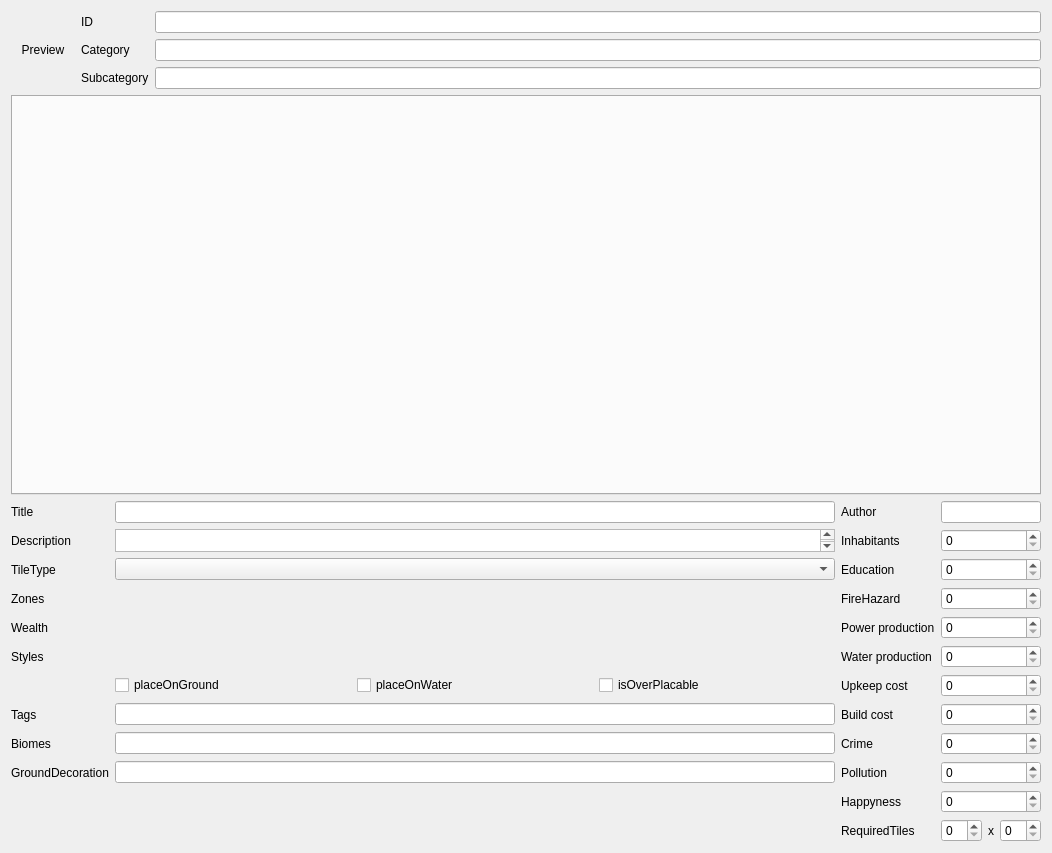
<?xml version="1.0" encoding="UTF-8"?>
<ui version="4.0">
 <author>Martin Koller</author>
 <class>TileDataUi</class>
 <widget class="QWidget" name="TileDataUi">
  <property name="geometry">
   <rect>
    <x>0</x>
    <y>0</y>
    <width>1033</width>
    <height>850</height>
   </rect>
  </property>
  <property name="windowTitle">
   <string>Form</string>
  </property>
  <layout class="QVBoxLayout" name="verticalLayout">
   <item>
    <layout class="QGridLayout" name="gridLayout">
     <item row="0" column="2">
      <layout class="QFormLayout" name="formLayout_10">
       <item row="0" column="0">
        <widget class="QLabel" name="label_37">
         <property name="text">
          <string>ID</string>
         </property>
        </widget>
       </item>
       <item row="0" column="1">
        <widget class="QLineEdit" name="id">
         <property name="toolTip">
          <string>The ID of this item. Must be unique and can be referenced in the code.</string>
         </property>
        </widget>
       </item>
       <item row="1" column="0">
        <widget class="QLabel" name="label_38">
         <property name="text">
          <string>Category</string>
         </property>
        </widget>
       </item>
       <item row="1" column="1">
        <widget class="QLineEdit" name="category">
         <property name="toolTip">
          <string>The  category this item resides in. Categories are used for the building menu in-game and for sorting the items in the editors tree view</string>
         </property>
         <property name="text">
          <string/>
         </property>
        </widget>
       </item>
       <item row="2" column="0">
        <widget class="QLabel" name="label_39">
         <property name="text">
          <string>Subcategory</string>
         </property>
        </widget>
       </item>
       <item row="2" column="1">
        <widget class="QLineEdit" name="subCategory"/>
       </item>
      </layout>
     </item>
     <item row="0" column="1">
      <widget class="QLabel" name="tilePreview">
       <property name="minimumSize">
        <size>
         <width>64</width>
         <height>64</height>
        </size>
       </property>
       <property name="maximumSize">
        <size>
         <width>64</width>
         <height>64</height>
        </size>
       </property>
       <property name="text">
        <string>Preview</string>
       </property>
       <property name="alignment">
        <set>Qt::AlignCenter</set>
       </property>
      </widget>
     </item>
    </layout>
   </item>
   <item>
    <widget class="QTabWidget" name="tabWidget">
     <property name="minimumSize">
      <size>
       <width>0</width>
       <height>400</height>
      </size>
     </property>
     <property name="toolTip">
      <string>The effect on happyness around this building.	</string>
     </property>
     <property name="currentIndex">
      <number>-1</number>
     </property>
    </widget>
   </item>
   <item>
    <layout class="QGridLayout" name="TilePropertiesGridLayout">
     <item row="9" column="4">
      <widget class="QLabel" name="label_7">
       <property name="toolTip">
        <string>Water production of this item. Negative values means power consumption.</string>
       </property>
       <property name="text">
        <string>Water production</string>
       </property>
      </widget>
     </item>
     <item row="4" column="0">
      <widget class="QLabel" name="label_18">
       <property name="toolTip">
        <string>Restrict this building to a zone type</string>
       </property>
       <property name="text">
        <string>Zones</string>
       </property>
      </widget>
     </item>
     <item row="13" column="4">
      <widget class="QLabel" name="label_23">
       <property name="toolTip">
        <string>Pollution rate this building produces or prevents (police station)</string>
       </property>
       <property name="text">
        <string>Pollution</string>
       </property>
      </widget>
     </item>
     <item row="3" column="2">
      <widget class="QComboBox" name="TileTypeComboBox">
       <property name="toolTip">
        <string>&lt;html&gt;&lt;head/&gt;&lt;body&gt;&lt;p&gt;The tiletype determines the tiles behaviour.&lt;/p&gt;&lt;p&gt;&lt;span style=&quot; font-family:'SFMono-Regular','Consolas','Liberation Mono','Menlo','monospace'; font-weight:600; color:#24292e;&quot;&gt;DEFAULT&lt;/span&gt;&lt;span style=&quot; font-family:'SFMono-Regular','Consolas','Liberation Mono','Menlo','monospace'; color:#000000;&quot;&gt; - Default is for buildings and practically everything that'll be placed on the TERRAIN layer&lt;/span&gt;&lt;/p&gt;&lt;p&gt;&lt;span style=&quot; font-family:'SFMono-Regular','Consolas','Liberation Mono','Menlo','monospace'; font-weight:600; color:#24292e;&quot;&gt;TERRAIN&lt;/span&gt;&lt;span style=&quot; font-family:'SFMono-Regular','Consolas','Liberation Mono','Menlo','monospace'; color:#000000;&quot;&gt; - Terrain itself&lt;/span&gt;&lt;/p&gt;&lt;p&gt;&lt;span style=&quot; font-family:'SFMono-Regular','Consolas','Liberation Mono','Menlo','monospace'; font-weight:600; color:#24292e;&quot;&gt;WATER&lt;/span&gt;&lt;span style=&quot; font-family:'SFMono-Regular','Consolas','Liberation Mono','Menlo','monospace'; color:#000000;&quot;&gt; - Water terrain&lt;/span&gt;&lt;/p&gt;&lt;p&gt;&lt;span style=&quot; font-family:'SFMono-Regular','Consolas','Liberation Mono','Menlo','monospace'; font-weight:600; color:#24292e;&quot;&gt;BLUEPRIN&lt;/span&gt;&lt;span style=&quot; font-family:'SFMono-Regular','Consolas','Liberation Mono','Menlo','monospace'; font-weight:600; color:#000000;&quot;&gt;T&lt;/span&gt;&lt;span style=&quot; font-family:'SFMono-Regular','Consolas','Liberation Mono','Menlo','monospace'; color:#000000;&quot;&gt; - Same as terrain, but gets placed on the BLUEPRINT layer&lt;/span&gt;&lt;/p&gt;&lt;p&gt;&lt;span style=&quot; font-family:'SFMono-Regular','Consolas','Liberation Mono','Menlo','monospace'; font-weight:600; color:#24292e;&quot;&gt;AUTOTILE&lt;/span&gt;&lt;span style=&quot; font-family:'SFMono-Regular','Consolas','Liberation Mono','Menlo','monospace'; color:#24292e;&quot;/&gt;&lt;span style=&quot; font-family:'SFMono-Regular','Consolas','Liberation Mono','Menlo','monospace'; color:#000000;&quot;&gt;- Autotiling to itself, like roads, power lines, etc&lt;/span&gt;&lt;/p&gt;&lt;p&gt;&lt;span style=&quot; font-family:'SFMono-Regular','Consolas','Liberation Mono','Menlo','monospace'; font-weight:600; color:#24292e;&quot;&gt;ZONE&lt;/span&gt;&lt;span style=&quot; font-family:'SFMono-Regular','Consolas','Liberation Mono','Menlo','monospace'; color:#000000;&quot;&gt; - Zones (rectangular placement)&lt;/span&gt;&lt;/p&gt;&lt;p&gt;&lt;span style=&quot; font-family:'SFMono-Regular','Consolas','Liberation Mono','Menlo','monospace'; font-weight:600; color:#24292e;&quot;&gt;GROUNDDECORATION&lt;/span&gt;&lt;span style=&quot; font-family:'SFMono-Regular','Consolas','Liberation Mono','Menlo','monospace'; color:#000000;&quot;&gt; - Draw this Tile on GROUNDDECORATION layer. Buildings can be placed over it&lt;/span&gt;&lt;/p&gt;&lt;p&gt;&lt;span style=&quot; font-family:'SFMono-Regular','Consolas','Liberation Mono','Menlo','monospace'; font-weight:600; color:#24292e;&quot;&gt;UNDERGROUND&lt;/span&gt;&lt;span style=&quot; font-family:'SFMono-Regular','Consolas','Liberation Mono','Menlo','monospace'; color:#24292e;&quot;/&gt;&lt;span style=&quot; font-family:'SFMono-Regular','Consolas','Liberation Mono','Menlo','monospace'; color:#000000;&quot;&gt;- same as AUTOTILE, but for the BLUEPRINT layer&lt;/span&gt;&lt;/p&gt;&lt;/body&gt;&lt;/html&gt;</string>
       </property>
      </widget>
     </item>
     <item row="3" column="0">
      <widget class="QLabel" name="label_25">
       <property name="toolTip">
        <string>&lt;html&gt;&lt;head/&gt;&lt;body&gt;&lt;p&gt;The tiletype determines the tiles behaviour.&lt;/p&gt;&lt;p&gt;&lt;span style=&quot; font-family:'SFMono-Regular','Consolas','Liberation Mono','Menlo','monospace'; font-weight:600; color:#24292e;&quot;&gt;DEFAULT&lt;/span&gt;&lt;span style=&quot; font-family:'SFMono-Regular','Consolas','Liberation Mono','Menlo','monospace'; color:#000000;&quot;&gt; - Default is for buildings and practically everything that'll be placed on the TERRAIN layer&lt;/span&gt;&lt;/p&gt;&lt;pre style=&quot; margin-top:0px; margin-bottom:0px; margin-left:0px; margin-right:0px; -qt-block-indent:0; text-indent:0px; line-height:145%;&quot;&gt;&lt;span style=&quot; font-family:'SFMono-Regular','Consolas','Liberation Mono','Menlo','monospace'; font-weight:600; color:#24292e;&quot;&gt;TERRAIN&lt;/span&gt;&lt;span style=&quot; font-family:'SFMono-Regular','Consolas','Liberation Mono','Menlo','monospace'; color:#000000;&quot;&gt; - Terrain itself&lt;/span&gt;&lt;/pre&gt;&lt;pre style=&quot; margin-top:0px; margin-bottom:0px; margin-left:0px; margin-right:0px; -qt-block-indent:0; text-indent:0px; line-height:145%;&quot;&gt;&lt;span style=&quot; font-family:'SFMono-Regular','Consolas','Liberation Mono','Menlo','monospace'; font-weight:600; color:#24292e;&quot;&gt;WATER&lt;/span&gt;&lt;span style=&quot; font-family:'SFMono-Regular','Consolas','Liberation Mono','Menlo','monospace'; color:#000000;&quot;&gt; - Water terrain&lt;/span&gt;&lt;/pre&gt;&lt;pre style=&quot; margin-top:0px; margin-bottom:0px; margin-left:0px; margin-right:0px; -qt-block-indent:0; text-indent:0px; line-height:145%;&quot;&gt;&lt;span style=&quot; font-family:'SFMono-Regular','Consolas','Liberation Mono','Menlo','monospace'; font-weight:600; color:#24292e;&quot;&gt;BLUEPRIN&lt;/span&gt;&lt;span style=&quot; font-family:'SFMono-Regular','Consolas','Liberation Mono','Menlo','monospace'; font-weight:600; color:#000000;&quot;&gt;T&lt;/span&gt;&lt;span style=&quot; font-family:'SFMono-Regular','Consolas','Liberation Mono','Menlo','monospace'; color:#000000;&quot;&gt; - Same as terrain, but gets placed on the BLUEPRINT layer&lt;/span&gt;&lt;/pre&gt;&lt;pre style=&quot; margin-top:0px; margin-bottom:0px; margin-left:0px; margin-right:0px; -qt-block-indent:0; text-indent:0px; line-height:145%;&quot;&gt;&lt;span style=&quot; font-family:'SFMono-Regular','Consolas','Liberation Mono','Menlo','monospace'; font-weight:600; color:#24292e;&quot;&gt;AUTOTILE&lt;/span&gt;&lt;span style=&quot; font-family:'SFMono-Regular','Consolas','Liberation Mono','Menlo','monospace'; color:#24292e;&quot;/&gt;&lt;span style=&quot; font-family:'SFMono-Regular','Consolas','Liberation Mono','Menlo','monospace'; color:#000000;&quot;&gt;- Autotiling to itself, like roads, power lines, etc&lt;/span&gt;&lt;/pre&gt;&lt;pre style=&quot; margin-top:0px; margin-bottom:0px; margin-left:0px; margin-right:0px; -qt-block-indent:0; text-indent:0px; line-height:145%;&quot;&gt;&lt;span style=&quot; font-family:'SFMono-Regular','Consolas','Liberation Mono','Menlo','monospace'; font-weight:600; color:#24292e;&quot;&gt;ZONE&lt;/span&gt;&lt;span style=&quot; font-family:'SFMono-Regular','Consolas','Liberation Mono','Menlo','monospace'; color:#000000;&quot;&gt; - Zones (rectangular placement)&lt;/span&gt;&lt;/pre&gt;&lt;pre style=&quot; margin-top:0px; margin-bottom:0px; margin-left:0px; margin-right:0px; -qt-block-indent:0; text-indent:0px; line-height:145%;&quot;&gt;&lt;span style=&quot; font-family:'SFMono-Regular','Consolas','Liberation Mono','Menlo','monospace'; font-weight:600; color:#24292e;&quot;&gt;GROUNDDECORATION&lt;/span&gt;&lt;span style=&quot; font-family:'SFMono-Regular','Consolas','Liberation Mono','Menlo','monospace'; color:#000000;&quot;&gt; - Draw this Tile on GROUNDDECORATION layer. Buildings can be placed over it&lt;/span&gt;&lt;/pre&gt;&lt;pre style=&quot; margin-top:0px; margin-bottom:0px; margin-left:0px; margin-right:0px; -qt-block-indent:0; text-indent:0px; line-height:145%;&quot;&gt;&lt;span style=&quot; font-family:'SFMono-Regular','Consolas','Liberation Mono','Menlo','monospace'; font-weight:600; color:#24292e;&quot;&gt;UNDERGROUND&lt;/span&gt;&lt;span style=&quot; font-family:'SFMono-Regular','Consolas','Liberation Mono','Menlo','monospace'; color:#24292e;&quot;/&gt;&lt;span style=&quot; font-family:'SFMono-Regular','Consolas','Liberation Mono','Menlo','monospace'; color:#000000;&quot;&gt;- same as AUTOTILE, but for the BLUEPRINT layer&lt;/span&gt;&lt;/pre&gt;&lt;/body&gt;&lt;/html&gt;</string>
       </property>
       <property name="text">
        <string>TileType</string>
       </property>
      </widget>
     </item>
     <item row="14" column="4">
      <widget class="QLabel" name="label_17">
       <property name="toolTip">
        <string>The effect on happyness around this building.	</string>
       </property>
       <property name="text">
        <string>Happyness</string>
       </property>
      </widget>
     </item>
     <item row="13" column="5">
      <widget class="QSpinBox" name="pollutionLevel">
       <property name="toolTip">
        <string>Pollution rate this building produces or prevents (police station)</string>
       </property>
      </widget>
     </item>
     <item row="2" column="0">
      <widget class="QLabel" name="label_4">
       <property name="text">
        <string>Description</string>
       </property>
      </widget>
     </item>
     <item row="11" column="4">
      <widget class="QLabel" name="label_9">
       <property name="text">
        <string>Build cost</string>
       </property>
      </widget>
     </item>
     <item row="12" column="4">
      <widget class="QLabel" name="label_22">
       <property name="toolTip">
        <string>Crime rate this building produces or prevents (police station)</string>
       </property>
       <property name="text">
        <string>Crime</string>
       </property>
      </widget>
     </item>
     <item row="10" column="4">
      <widget class="QLabel" name="label_8">
       <property name="text">
        <string>Upkeep cost</string>
       </property>
      </widget>
     </item>
     <item row="10" column="5">
      <widget class="QSpinBox" name="upkeepCost">
       <property name="toolTip">
        <string>Monthly upkeep cost</string>
       </property>
      </widget>
     </item>
     <item row="11" column="5">
      <widget class="QSpinBox" name="buildCost">
       <property name="toolTip">
        <string>Buildcost</string>
       </property>
      </widget>
     </item>
     <item row="5" column="0">
      <widget class="QLabel" name="label_20">
       <property name="toolTip">
        <string>Restrict this building to a certain wealth level. </string>
       </property>
       <property name="text">
        <string>Wealth</string>
       </property>
      </widget>
     </item>
     <item row="2" column="4">
      <widget class="QLabel" name="label_14">
       <property name="toolTip">
        <string>How many residents / workers this building can hold. Also how much jobs it provides</string>
       </property>
       <property name="text">
        <string>Inhabitants</string>
       </property>
      </widget>
     </item>
     <item row="1" column="4">
      <widget class="QLabel" name="label_5">
       <property name="toolTip">
        <string>Author of this item</string>
       </property>
       <property name="text">
        <string>Author</string>
       </property>
      </widget>
     </item>
     <item row="2" column="2">
      <widget class="QPlainTextEdit" name="description">
       <property name="minimumSize">
        <size>
         <width>0</width>
         <height>10</height>
        </size>
       </property>
       <property name="toolTip">
        <string>Description of the item that is shown in it's details</string>
       </property>
      </widget>
     </item>
     <item row="9" column="5">
      <widget class="QSpinBox" name="waterProduction">
       <property name="toolTip">
        <string>Water production of this item. Negative values means power consumption.</string>
       </property>
      </widget>
     </item>
     <item row="5" column="5">
      <widget class="QSpinBox" name="powerProduction">
       <property name="toolTip">
        <string>Power production of this item. Negative values means power consumption.</string>
       </property>
      </widget>
     </item>
     <item row="1" column="0">
      <widget class="QLabel" name="label_3">
       <property name="text">
        <string>Title</string>
       </property>
      </widget>
     </item>
     <item row="1" column="5">
      <widget class="QLineEdit" name="author">
       <property name="toolTip">
        <string>Author of this item</string>
       </property>
      </widget>
     </item>
     <item row="4" column="2">
      <layout class="QHBoxLayout" name="zoneButtonsHorizontalLayout"/>
     </item>
     <item row="12" column="5">
      <widget class="QSpinBox" name="crimeLevel">
       <property name="toolTip">
        <string>Crime rate this building produces or prevents (police station)</string>
       </property>
      </widget>
     </item>
     <item row="14" column="5">
      <widget class="QSpinBox" name="happyness">
       <property name="toolTip">
        <string>The effect on happyness around this building.	</string>
       </property>
      </widget>
     </item>
     <item row="15" column="5">
      <layout class="QHBoxLayout" name="horizontalLayout_3">
       <item>
        <widget class="QSpinBox" name="requiredTilesWidth">
         <property name="sizePolicy">
          <sizepolicy hsizetype="Expanding" vsizetype="Fixed">
           <horstretch>0</horstretch>
           <verstretch>0</verstretch>
          </sizepolicy>
         </property>
         <property name="toolTip">
          <string>Power production of this item. Negative values means power consumption.</string>
         </property>
        </widget>
       </item>
       <item>
        <spacer name="horizontalSpacer">
         <property name="orientation">
          <enum>Qt::Horizontal</enum>
         </property>
         <property name="sizeHint" stdset="0">
          <size>
           <width>10</width>
           <height>20</height>
          </size>
         </property>
        </spacer>
       </item>
       <item>
        <widget class="QLabel" name="label_12">
         <property name="text">
          <string>x</string>
         </property>
        </widget>
       </item>
       <item>
        <spacer name="horizontalSpacer_2">
         <property name="orientation">
          <enum>Qt::Horizontal</enum>
         </property>
         <property name="sizeHint" stdset="0">
          <size>
           <width>10</width>
           <height>20</height>
          </size>
         </property>
        </spacer>
       </item>
       <item>
        <widget class="QSpinBox" name="requiredTilesHeight">
         <property name="sizePolicy">
          <sizepolicy hsizetype="Expanding" vsizetype="Fixed">
           <horstretch>0</horstretch>
           <verstretch>0</verstretch>
          </sizepolicy>
         </property>
         <property name="toolTip">
          <string>The height of building (how many tiles it'll occupy)</string>
         </property>
        </widget>
       </item>
      </layout>
     </item>
     <item row="4" column="5">
      <widget class="QSpinBox" name="fireHazardLevel">
       <property name="toolTip">
        <string>Fire hazard rate this building produces or prevents (police station)</string>
       </property>
      </widget>
     </item>
     <item row="3" column="5">
      <widget class="QSpinBox" name="educationLevel">
       <property name="toolTip">
        <string>How much education this building provides (educational building) / requires (job)</string>
       </property>
      </widget>
     </item>
     <item row="2" column="5">
      <widget class="QSpinBox" name="inhabitants">
       <property name="toolTip">
        <string>How many residents / workers this building can hold. Also how much jobs it provides</string>
       </property>
      </widget>
     </item>
     <item row="5" column="4">
      <widget class="QLabel" name="label_6">
       <property name="toolTip">
        <string>Power production of this item. Negative values means power consumption.</string>
       </property>
       <property name="text">
        <string>Power production</string>
       </property>
      </widget>
     </item>
     <item row="3" column="4">
      <widget class="QLabel" name="label_21">
       <property name="toolTip">
        <string>How much education this building provides (educational building) / requires (job)</string>
       </property>
       <property name="text">
        <string>Education</string>
       </property>
      </widget>
     </item>
     <item row="15" column="4">
      <widget class="QLabel" name="label_11">
       <property name="toolTip">
        <string>How many tiles this building uses.</string>
       </property>
       <property name="text">
        <string>RequiredTiles</string>
       </property>
      </widget>
     </item>
     <item row="1" column="2">
      <widget class="QLineEdit" name="title">
       <property name="sizePolicy">
        <sizepolicy hsizetype="Maximum" vsizetype="Fixed">
         <horstretch>70</horstretch>
         <verstretch>0</verstretch>
        </sizepolicy>
       </property>
       <property name="minimumSize">
        <size>
         <width>720</width>
         <height>0</height>
        </size>
       </property>
       <property name="toolTip">
        <string>The items title. It's shown ingame and in the editors tree-view</string>
       </property>
      </widget>
     </item>
     <item row="4" column="4">
      <widget class="QLabel" name="label_24">
       <property name="toolTip">
        <string>Fire hazard rate this building produces or prevents (police station)</string>
       </property>
       <property name="text">
        <string>FireHazard</string>
       </property>
      </widget>
     </item>
     <item row="5" column="2">
      <layout class="QHBoxLayout" name="wealthButtonsHorizontalLayout"/>
     </item>
     <item row="10" column="2">
      <layout class="QHBoxLayout" name="horizontalLayout_2">
       <item>
        <widget class="QCheckBox" name="placeOnGround">
         <property name="toolTip">
          <string>Whether or not this building be placed on ground.	</string>
         </property>
         <property name="text">
          <string>placeOnGround</string>
         </property>
        </widget>
       </item>
       <item>
        <widget class="QCheckBox" name="placeOnWater">
         <property name="toolTip">
          <string>Whether or not this building be placed on water.	</string>
         </property>
         <property name="text">
          <string>placeOnWater</string>
         </property>
        </widget>
       </item>
       <item>
        <widget class="QCheckBox" name="isOverPlacable">
         <property name="toolTip">
          <string>Determines if other tiles can be placed over this one tile or if it needs to be demolished first</string>
         </property>
         <property name="text">
          <string>isOverPlacable</string>
         </property>
        </widget>
       </item>
      </layout>
     </item>
     <item row="9" column="2">
      <layout class="QHBoxLayout" name="stylesButtonsHorizontalLayout"/>
     </item>
     <item row="9" column="0">
      <widget class="QLabel" name="label_19">
       <property name="toolTip">
        <string>Restrict this building to certain Art Styles. </string>
       </property>
       <property name="text">
        <string>Styles</string>
       </property>
      </widget>
     </item>
     <item row="11" column="2">
      <widget class="QLineEdit" name="tags">
       <property name="toolTip">
        <string>Multiple tags for searching this item ingame. Seperate tags with a comma.</string>
       </property>
      </widget>
     </item>
     <item row="11" column="0">
      <widget class="QLabel" name="label_15">
       <property name="toolTip">
        <string>Multiple tags for searching this item ingame. Seperate tags with a comma.</string>
       </property>
       <property name="text">
        <string>Tags</string>
       </property>
      </widget>
     </item>
     <item row="12" column="0">
      <widget class="QLabel" name="label_16">
       <property name="toolTip">
        <string>Restrict this building to spawn only in the given biomes. Must correspond to a biome defined in resources/data/TerrainGen.json. Values must be commaseperated</string>
       </property>
       <property name="text">
        <string>Biomes</string>
       </property>
      </widget>
     </item>
     <item row="12" column="2">
      <widget class="QLineEdit" name="biomes">
       <property name="toolTip">
        <string>Restrict this building to spawn only in the given biomes. Must correspond to a biome defined in resources/data/TerrainGen.json. Values must be commaseperated</string>
       </property>
      </widget>
     </item>
     <item row="13" column="0">
      <widget class="QLabel" name="label_13">
       <property name="toolTip">
        <string>&lt;html&gt;&lt;head/&gt;&lt;body&gt;&lt;p&gt;&lt;span style=&quot; font-family:'-apple-system','BlinkMacSystemFont','Segoe UI','Helvetica','Arial','sans-serif','Apple Color Emoji','Segoe UI Emoji'; font-size:16px; color:#24292e; background-color:#ffffff;&quot;&gt;tileID of the item that should be drawn on ground below sprite instead of terrain (grass, concrete, ...). When more than one tileID is supplied, a random ground decoration is chosen from the list on placement. Must be a tileID with tileType GroundDecoration.&lt;/span&gt;&lt;/p&gt;&lt;p&gt;&lt;span style=&quot; font-family:'-apple-system','BlinkMacSystemFont','Segoe UI','Helvetica','Arial','sans-serif','Apple Color Emoji','Segoe UI Emoji'; font-size:16px; color:#24292e; background-color:#ffffff;&quot;&gt;Valuesmust be commaseperated.&lt;/span&gt;&lt;/p&gt;&lt;/body&gt;&lt;/html&gt;</string>
       </property>
       <property name="text">
        <string>GroundDecoration</string>
       </property>
      </widget>
     </item>
     <item row="13" column="2">
      <widget class="QLineEdit" name="groundDecoration">
       <property name="toolTip">
        <string>tileID of the item that should be drawn on ground below sprite instead of terrain (grass, concrete, ...). When more than one tileID is supplied, a random ground decoration is chosen from the list on placement. Must be a tileID with tileType GroundDecoration.
Valuesmust be commaseperated.</string>
       </property>
      </widget>
     </item>
    </layout>
   </item>
  </layout>
 </widget>
 <resources/>
 <connections/>
</ui>
